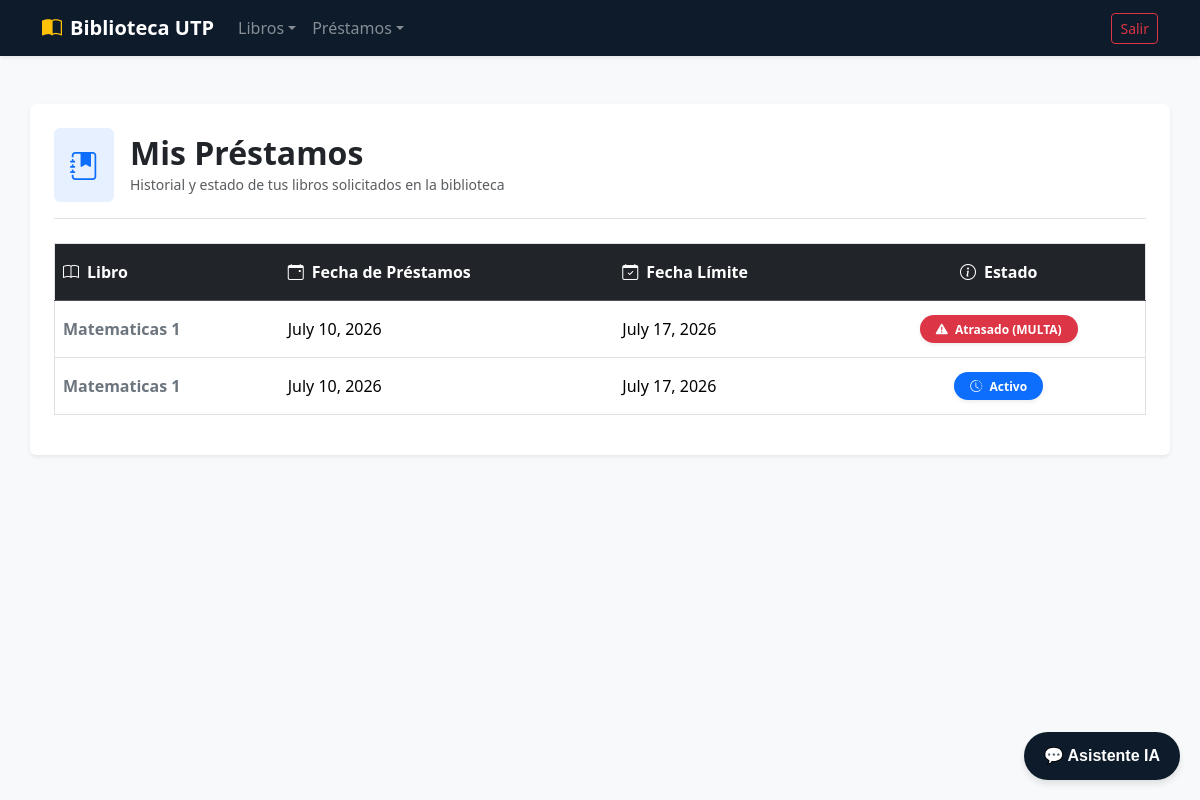
Page /prestamos/mis-prestamos/ (signed in) on the earlier database version.
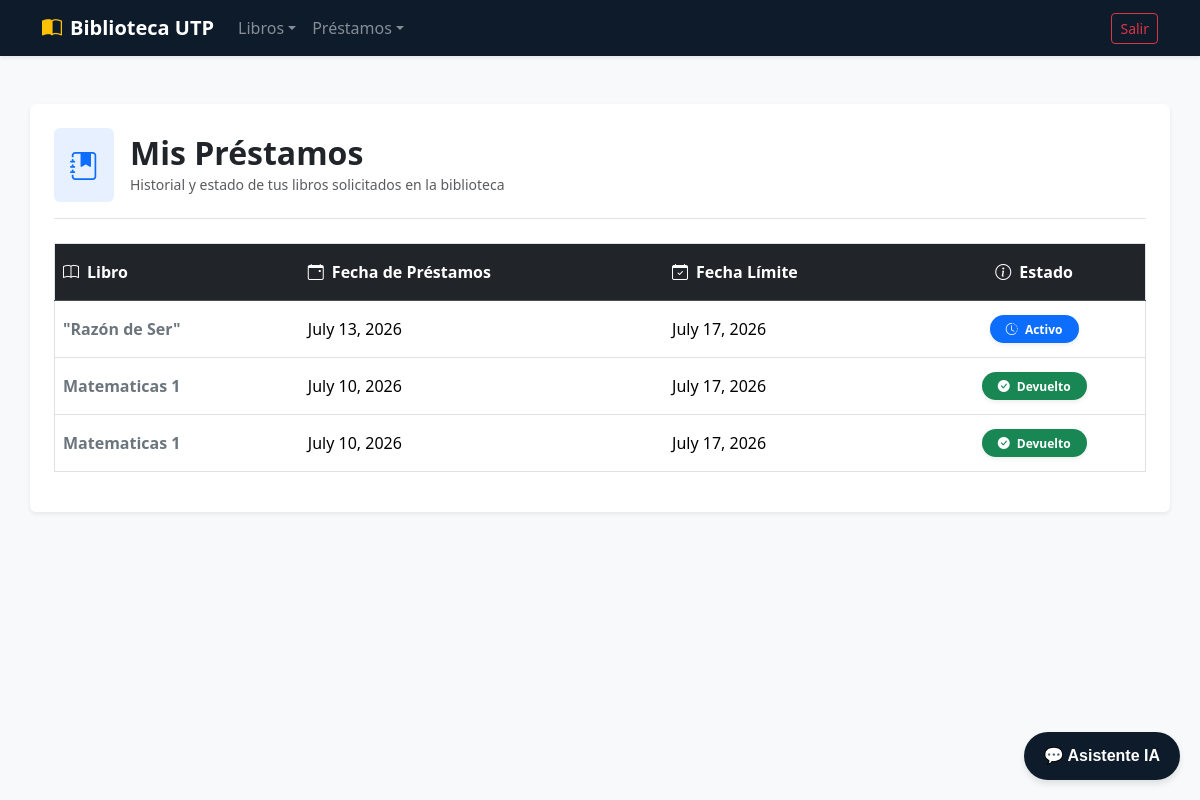
Same page on the later database version.
### apps/prestamos/models.py (models this page shows, shortened)
class Prestamo(models.Model):
    ESTADOS = (
        ('activo', 'Activo / En Curso'),
        ('devuelto', 'Devuelto'),
        ('atrasado', 'Atrasado / Con Multa'),
    )
    usuario = models.ForeignKey(settings.AUTH_USER_MODEL, on_delete=models.CASCADE)
    libro = models.ForeignKey(Libro, on_delete=models.CASCADE)
    fecha_prestamo = models.DateField(auto_now_add=True)  # Se pone la fecha de hoy automáticamente
    fecha_devolucion_esperada = models.DateField()       # Fecha límite para devolverlo
    fecha_devolucion_real = models.DateField(blank=True, null=True) # Se llena cuando entreguen el libro
    estado = models.CharField(max_length=20, choices=ESTADOS, default='activo')

### apps/libros/models.py (models this page shows, shortened)
class Libro(models.Model):
    GRADOS_DESTINO = (
        ('primaria', 'Primaria'),
        ('secundaria', 'Secundaria'),
        ('general', 'General (Todos)'),
    )
    titulo = models.CharField(max_length=200)
    autor = models.CharField(max_length=150)
    categoria = models.CharField(max_length=100)
    archivo_pdf = models.FileField(upload_to='libros_pdfs/') # Para subir el archivo digital
    portada = models.ImageField(upload_to='portadas/', blank=True, null=True)
    grado_objetivo = models.CharField(max_length=20, choices=GRADOS_DESTINO, default='general')
    ejemplares_disponibles = models.PositiveIntegerField(default=1)

### apps/prestamos/views.py (the view)
# urls.py: path('mis-prestamos/', views.MisPrestamosView.as_view(), name='mis_prestamos'),
class MisPrestamosView(LoginRequiredMixin, ListView):
    model = Prestamo
    template_name = 'prestamos/mis_prestamos.html'
    context_object_name = 'prestamos'
    def get_queryset(self):
        return Prestamo.objects.filter(usuario=self.request.user).order_by('-fecha_prestamo')

### apps/prestamos/templates/prestamos/mis_prestamos.html (shortened to what this page needs)
{% extends 'usuarios/base.html' %}
{% block content %}
<div class="container my-5 p-4 bg-white rounded shadow-sm">
    <div class="d-flex align-items-center mb-4 pb-3 border-bottom">
        <div class="bg-primary bg-opacity-10 p-3 rounded me-3 text-primary">
            <i class="bi bi-journal-bookmark-fill fs-3"></i>
        </div>
        <div>
            <h2 class="text-dark fw-bold mb-0">Mis Préstamos</h2>
            <small class="text-muted">Historial y estado de tus libros solicitados en la biblioteca</small>
        </div>
    </div>
    <div class="table-responsive">
        <table class="table table-hover align-middle border">
            <thead class="table-dark">
                <tr>
                    <th scope="col" class="py-3"><i class="bi bi-book me-2"></i>Libro</th>
                    <th scope="col" class="py-3"><i class="bi bi-calendar-event me-2"></i>Fecha de Préstamos</th>
                    <th scope="col" class="py-3"><i class="bi bi-calendar-check me-2"></i>Fecha Límite</th>
                    <th scope="col" class="py-3 text-center"><i class="bi bi-info-circle me-2"></i>Estado</th>
                </tr>
            </thead>
            <tbody>
                {% for p in prestamos %}
                <tr>
                    <td class="fw-semibold text-secondary py-3">
                        {{ p.libro.titulo }}
                    </td>
                    <td>{{ p.fecha_prestamo }}</td>
                    <td>{{ p.fecha_devolucion_esperada }}</td>
                    <td class="text-center">
                        {% if p.estado == 'atrasado' %}
                        <span class="badge bg-danger px-3 py-2 rounded-pill shadow-sm">
                            <i class="bi bi-exclamation-triangle-fill me-1"></i> Atrasado (MULTA)
                        </span>
                        {% elif p.estado == 'devuelto' %}
                        <span class="badge bg-success px-3 py-2 rounded-pill shadow-sm">
                            <i class="bi bi-check-circle-fill me-1"></i> Devuelto
                        </span>
                        {% else %}
                        <span class="badge bg-primary px-3 py-2 rounded-pill shadow-sm">
                            <i class="bi bi-clock-history me-1"></i> Activo
                        </span>
                        {% endif %}
                    </td>
                </tr>
                {% endfor %}
            </tbody>
        </table>
    </div>
</div>
{% endblock %}

Differences in the rows shown:
added Prestamo: libro.titulo "\"Razón de Ser\"", fecha_prestamo "July 13, 2026", fecha_devolucion_esperada "July 17, 2026", estado "activo" (drawn)
changed Prestamo (number 2 of 3 on the later page): estado "Atrasado (MULTA)" → "Devuelto"
changed Prestamo (number 3 of 3 on the later page): estado "Activo" → "Devuelto"
